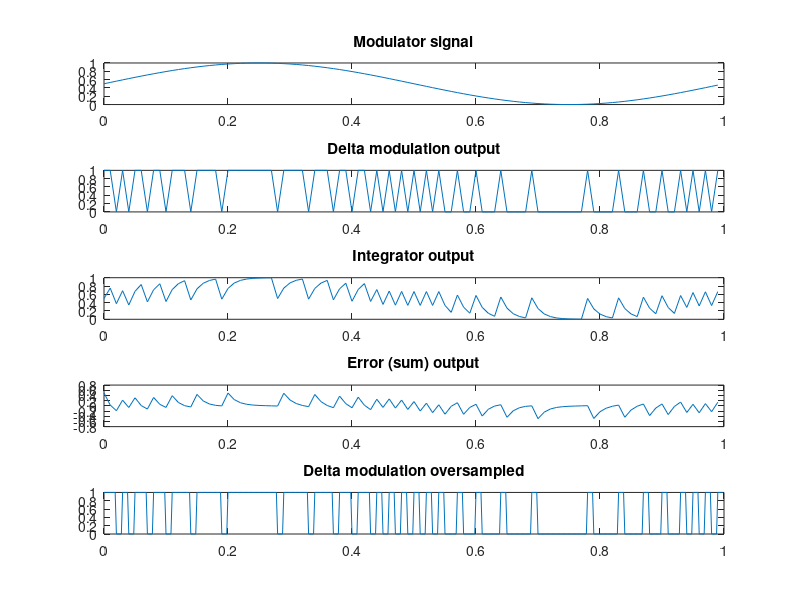

This figure's MATLAB source:
% This file is a Matlab script generates a Delta PWM modulation
% signal and plots the modulator, output signal, integrator output, the 
% error signal (sum)and the oversampled output in the time domain.
%
% This program is free software; you can redistribute it and/or modify
% it under the terms of the GNU General Public License as published by
% the Free Software Foundation; either version 2, or (at your option)
% any later version.
%
% This program is distributed in the hope that it will be useful,
% but WITHOUT ANY WARRANTY; without even the implied warranty of
% MERCHANTABILITY or FITNESS FOR A PARTICULAR PURPOSE.  See the
% GNU General Public License for more details.

%Time specifications:
fs = 100;                            % Sampling Frequency (samples per second)
Ts = 1/fs;                            % Sampling Period (seconds per sample)
L=100;                               % Time vector lenght (total samples)
t = [0:L-1]*Ts;                      % Time vector

% Modulator signal
Fmodulator = 1; Am = 0.5; modulator = 0.5+Am * sin(2*pi*Fmodulator*t); 

% Parameters
int_out=0; % Integrator initial value
integrator_gain=0.5;
oversampling_ratio=5;
f_oversampling=oversampling_ratio*fs;
Ts_oversampling=1/f_oversampling;
t2= [0:oversampling_ratio*L-1]*Ts_oversampling;

% Prealocating space
suma=zeros(1,L);
q_out=zeros(1,L);
integral_record=zeros(1,L);
bitstream = zeros(1,oversampling_ratio*L);

% Delta modulator loop
for i = 1:L
        suma(i)=modulator(i)-int_out;
        if suma(i)>0
            q_out(i)=1;
        elseif suma(i)<=0
            q_out(i)=0;
        end
        % Oversampling loop
        for j = 1:oversampling_ratio    
            bitstream((i-1)*oversampling_ratio + j) = q_out(i);
        end
        int_out=integrator_gain*(q_out(i)+int_out);
        integral_record(i)=int_out;
end

% Plotting
figure;
subplot(5,1,1);plot(t,modulator);title('Modulator signal');
subplot(5,1,2);plot(t,q_out);title('Delta modulation output');
subplot(5,1,3);plot(t,integral_record);title('Integrator output');
subplot(5,1,4);plot(t,suma);title('Error (sum) output');
subplot(5,1,5);plot(t2,bitstream);title('Delta modulation oversampled');
